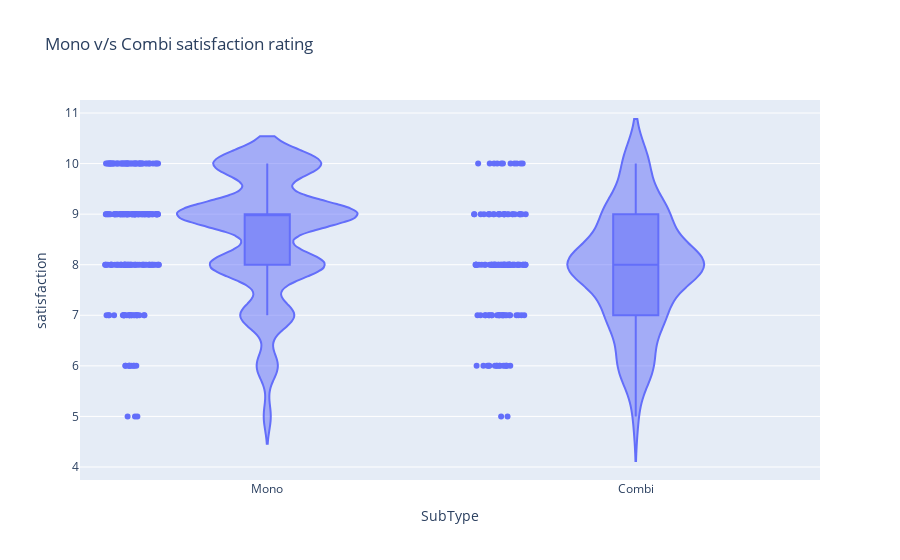

Notebook code cell kept with this figure:
### Markdown cell above
From the above it can be seen that there is no clear winner.

#### Distribution of drug satisfaction  by mono and combination

### Code cell
px.violin(df1, y='satisfaction', x='SubType', box=True, points='all', title='Mono v/s Combi satisfaction rating')

### Figure 1 — Plotly figure (JSON) as saved in the notebook; plotly's stock layout.template omitted (floating-point values rounded to 4 significant figures; data arrays with more than 128 entries replaced by an {"elided": "..."} marker saying what was removed)
{"data": [{"alignmentgroup": "True", "box": {"visible": true}, "hovertemplate": "SubType=%{x}<br>satisfaction=%{y}<extra></extra>", "legendgroup": "", "marker": {"color": "#636efa"}, "name": "", "offsetgroup": "", "orientation": "v", "points": "all", "scalegroup": "True", "showlegend": false, "type": "violin", "x": {"elided": "424 str values"}, "x0": " ", "xaxis": "x", "y": {"elided": "424 str values"}, "y0": " ", "yaxis": "y"}], "layout": {"autosize": true, "legend": {"tracegroupgap": 0}, "title": {"text": "Mono v/s Combi satisfaction rating"}, "violinmode": "group", "xaxis": {"anchor": "y", "autorange": true, "domain": [0, 1], "range": [-0.5052, 1.5], "title": {"text": "SubType"}, "type": "category"}, "yaxis": {"anchor": "x", "autorange": true, "domain": [0, 1], "range": [3.743, 11.26], "title": {"text": "satisfaction"}, "type": "linear"}}}
